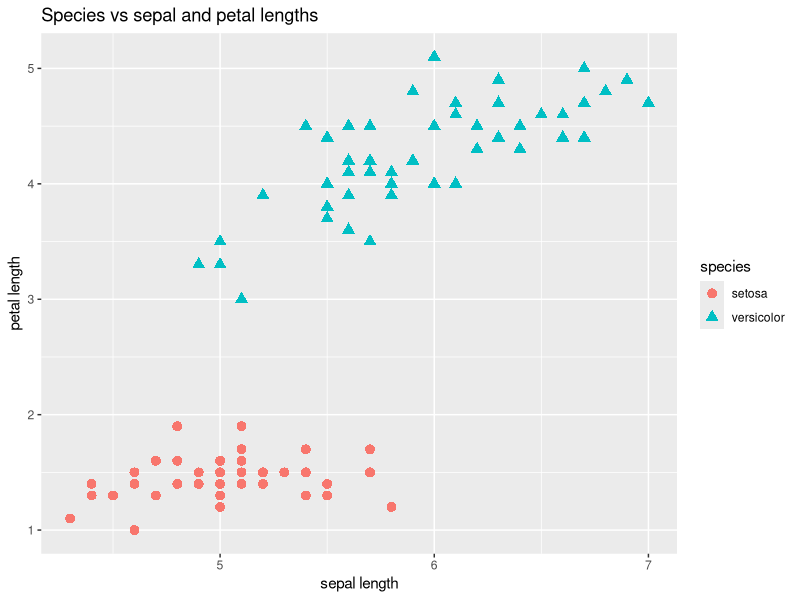
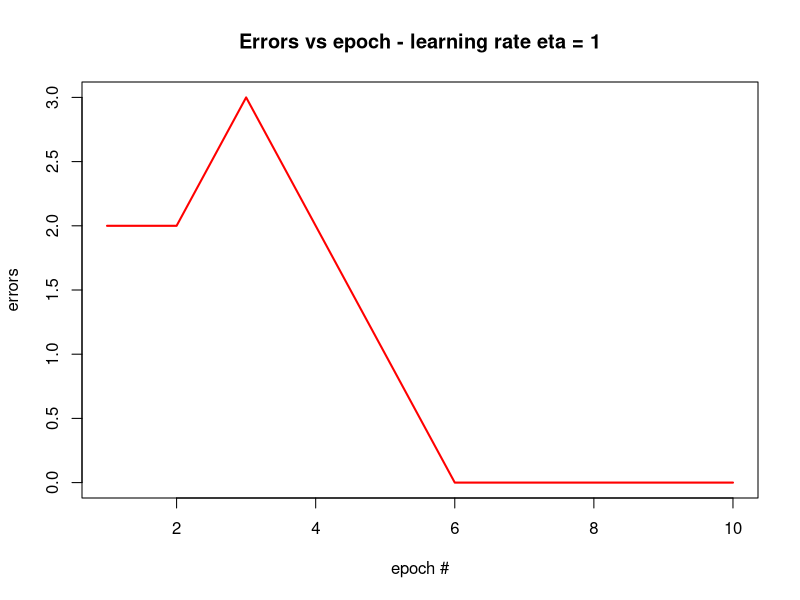

Reproduce these figures in R, in order.
## ---- chunk 1
# load iris data set
data(iris)

# subset of iris data frame - extract only species versicolor and setosa
# we will only focus on the sepal and petal lengths of the dataset
irissubdf <- iris[1:100, c(1, 3, 5)]
names(irissubdf) <- c("sepal", "petal", "species")
head(irissubdf)

## ---- chunk 2
# plot data - a picture is worth a 1000 words. Melt data => then ggplot
library(ggplot2)
ggplot(irissubdf, aes(x = sepal, y = petal)) + 
        geom_point(aes(colour=species, shape=species), size = 3) +
        xlab("sepal length") + 
        ylab("petal length") + 
        ggtitle("Species vs sepal and petal lengths")
## ---- chunk 3
# add binary labels corresponding to species - Initialize all values to 1
# add setosa label of -1. The binary +1, -1 labels are in the fourth  
# column. It is better to create two separate data frames: one containing
# the attributes while the other contains the class values.
irissubdf[, 4] <- 1
irissubdf[irissubdf[, 3] == "setosa", 4] <- -1

x <- irissubdf[, c(1, 2)]
y <- irissubdf[, 4]

# head and tail of data 
head(x)


## ---- chunk 4
head(y)


## ---- chunk 5
# write function that takes in the data frame, learning rate - eta, and number of epochs - n.iter and updates the weight factor. At this stage, I am only conserned with the final weight and the number of epochs required for the weight to converge

perceptron <- function(x, y, eta, niter) {
        
        # initialize weight vector
        weight <- rep(0, dim(x)[2] + 1)
        errors <- rep(0, niter)
        
        
        # loop over number of epochs niter
        for (jj in 1:niter) {
                
                # loop through training data set
                for (ii in 1:length(y)) {
                        
                        # Predict binary label using Heaviside activation 
                        # function
                        z <- sum(weight[2:length(weight)] * 
                                         as.numeric(x[ii, ])) + weight[1]
                        if(z < 0) {
                                ypred <- -1
                        } else {
                                ypred <- 1
                        }
                        
                        # Change weight - the formula doesn't do anything 
                        # if the predicted value is correct
                        weightdiff <- eta * (y[ii] - ypred) * 
                                c(1, as.numeric(x[ii, ]))
                        weight <- weight + weightdiff
                        
                        # Update error function
                        if ((y[ii] - ypred) != 0.0) {
                                errors[jj] <- errors[jj] + 1
                        }
                        
                }
        }
        
        # weight to decide between the two species 
        print(weight)
        return(errors)
}

err <- perceptron(x, y, 1, 10)
## ---- chunk 6
plot(1:10, err, type="l", lwd=2, col="red", xlab="epoch #", ylab="errors")
title("Errors vs epoch - learning rate eta = 1")

## ---- chunk 7
x <- irissubdf[, c(1, 2)]
y <- irissubdf[, 4]

perceptron(x,y,0.01, 10)
